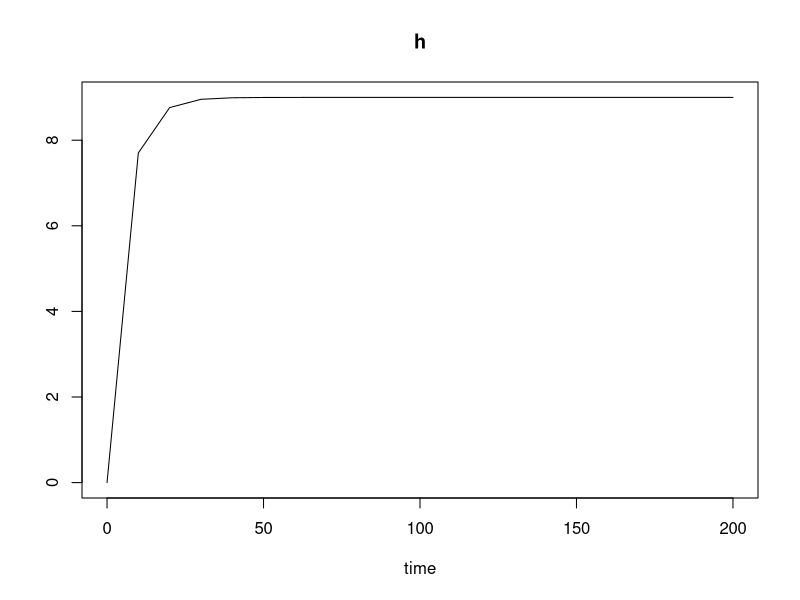

R code for this plot:
library(deSolve)
CSTR <- function(t, state, parameters) {
  with(as.list(c(state, parameters)), {
    dh =  a + b*h^0.5
    list(c(dh))
  })
}

parameters <- c(a = 3, b = -1)
state      <- c(h = 0)
time      <- seq(0, 200, by = 10)


Sol_cstr <- ode(t = time, y = state, parms = parameters, func = CSTR)
plot(Sol_cstr)
Sol_cstr
Sol_cstr[11,2] # height of the tank at 90 minutes is 9 m 
